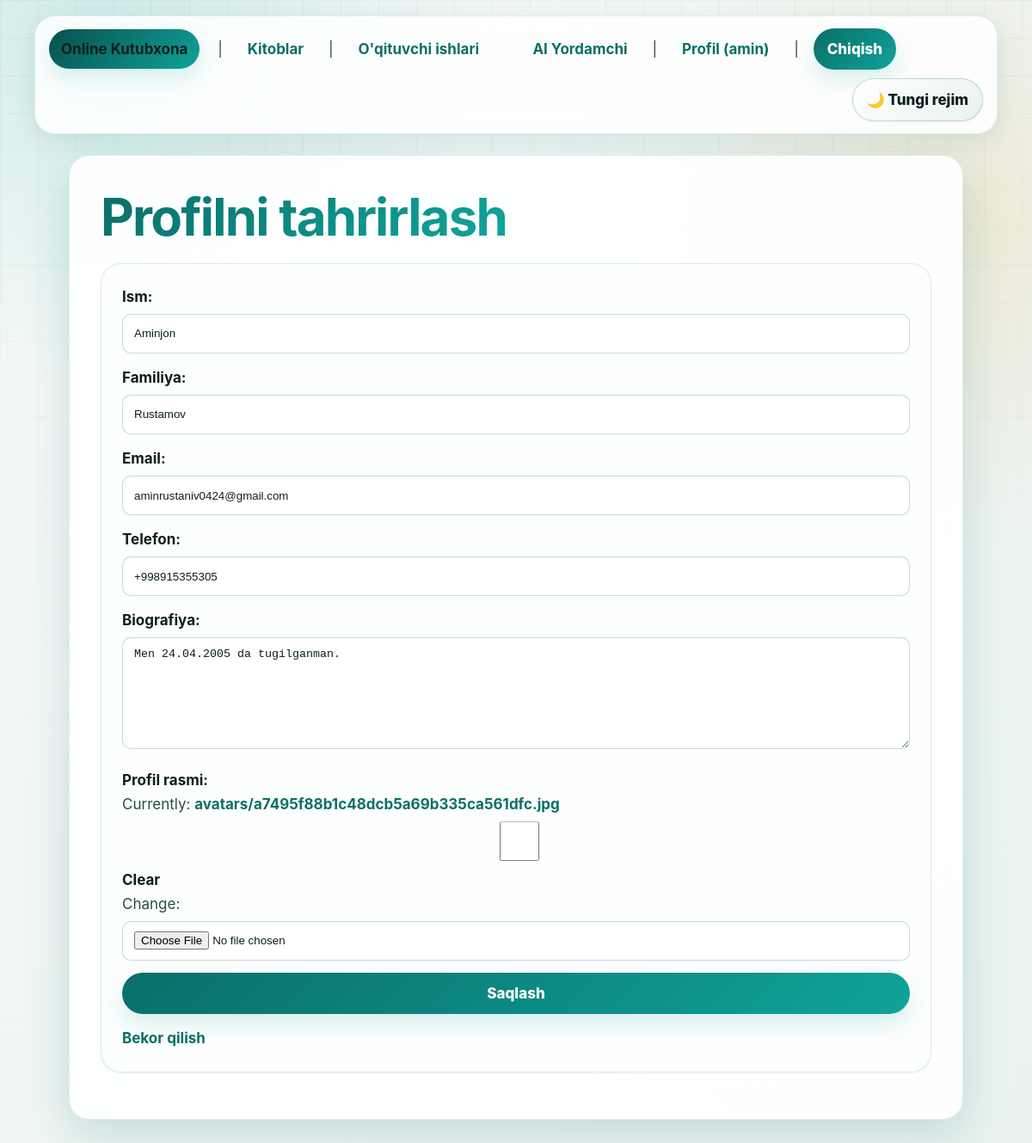
Screenshot of /profile/edit/ (signed in) with the database file from the repository.
### main/models.py (models this page shows, shortened)
class User(AbstractUser):
    class Role(models.TextChoices):
        STUDENT = 'student', 'Talaba'
        TEACHER = 'teacher', "O'qituvchi"
        ADMIN   = 'admin',   'Admin'
    role = models.CharField(
        max_length=10,
        choices=Role.choices,
        default=Role.STUDENT,
        verbose_name="Rol",
    )
    avatar = models.ImageField(
        upload_to='avatars/',
        null=True,
        blank=True,
        verbose_name="Profil rasmi",
    )
    bio = models.TextField(
        blank=True,
        verbose_name="Biografiya",
    )
    phone = models.CharField(
        max_length=20,
        blank=True,
        verbose_name="Telefon raqami",
    )
    created_at = models.DateTimeField(auto_now_add=True)
    updated_at = models.DateTimeField(auto_now=True)
    groups = models.ManyToManyField(
        'auth.Group',
        related_name='custom_user_set',
        blank=True,
        verbose_name='groups',
    )
    user_permissions = models.ManyToManyField(
        'auth.Permission',
        related_name='custom_user_set',
        blank=True,
        verbose_name='user permissions',
    )
    class Meta:
        verbose_name = "Foydalanuvchi"
        verbose_name_plural = "Foydalanuvchilar"

### main/views.py (the view, shortened to what this page needs)
# urls.py: path('profile/edit/', views.ProfileEditView.as_view(), name='profile-edit'),
class ProfileEditView(LoginRequiredMixin, View):
    template_name = 'main/profile_edit.html'
    def get(self, request):
        form = ProfileEditForm(instance=request.user)
        return render(request, self.template_name, {'form': form})

### main/forms.py (shortened to what this page needs)
class ProfileEditForm(forms.ModelForm):
    class Meta:
        model  = User
        fields = ['first_name', 'last_name', 'email', 'phone', 'bio', 'avatar']
        widgets = {
            'first_name': forms.TextInput(attrs={'class': 'form-input', 'placeholder': 'Ism'}),
            'last_name':  forms.TextInput(attrs={'class': 'form-input', 'placeholder': 'Familiya'}),
            'email':      forms.EmailInput(attrs={'class': 'form-input', 'placeholder': 'Email'}),
            'phone':      forms.TextInput(attrs={'class': 'form-input', 'placeholder': '+998 90 123 45 67'}),
            'bio':        forms.Textarea(attrs={'class': 'form-textarea', 'rows': 4, 'placeholder': 'O\'zingiz haqingizda yozing...'}),
            'avatar':     forms.ClearableFileInput(attrs={'class': 'form-file'}),
        }
        labels = {
            'first_name': 'Ism',
            'last_name':  'Familiya',
            'email':      'Email',
            'phone':      'Telefon',
            'bio':        'Biografiya',
            'avatar':     'Profil rasmi',
        }

### main/templates/main/profile_edit.html (shortened to what this page needs)
{% extends 'base.html' %}
{% block content %}
<h1>Profilni tahrirlash</h1>
<form method="post" enctype="multipart/form-data">
    {% for field in form %}
        <p>
            {{ field.label_tag }}<br>
            {{ field }}<br>
        </p>
    {% endfor %}
    <button type="submit">Saqlash</button>
    <a href="{% url 'main:profile' %}">Bekor qilish</a>
</form>
{% endblock %}

### main/templates/base.html (shortened to what this page needs)
{% load static %}
<!DOCTYPE html>
<html lang="uz">
<head>
    <link rel="stylesheet" href="{% static 'main/css/online_library_theme.css' %}">
</head>
<body>
<nav>
    <a href="{% url 'main:home' %}"><strong>Online Kutubxona</strong></a>
    &nbsp;|&nbsp;
    <a href="{% url 'main:book-list' %}">Kitoblar</a>
    &nbsp;|&nbsp;
    <a href="{% url 'main:work-list' %}">O'qituvchi ishlari</a>
    {% if user.is_authenticated %}
        <a href="{% url 'main:chat' %}">AI Yordamchi</a>
        &nbsp;|&nbsp;
        <a href="{% url 'main:profile' %}">Profil ({{ user.username }})</a>
        &nbsp;|&nbsp;
        <form method="post" action="{% url 'main:logout' %}" style="display:inline">
            <button type="submit">Chiqish</button>
        </form>
    {% else %}
        <a href="{% url 'main:login' %}">Kirish</a>
        &nbsp;|&nbsp;
        <a href="{% url 'main:register' %}">Ro'yxatdan o'tish</a>
    {% endif %}
</nav>
<main>
    {% block content %}{% endblock %}
</main>
</body>
</html>

### rows the page displays
User: username "amin", form "Aminjon" "Rustamov" "aminrustaniv0424@gmail.com" "+998915355305" "Men 24.04.2005 da tugilganman."

### other values shown
{{ field.label_tag }} "Ism:" "Familiya:" "Email:" "Telefon:" "Biografiya:" "Profil rasmi:"
